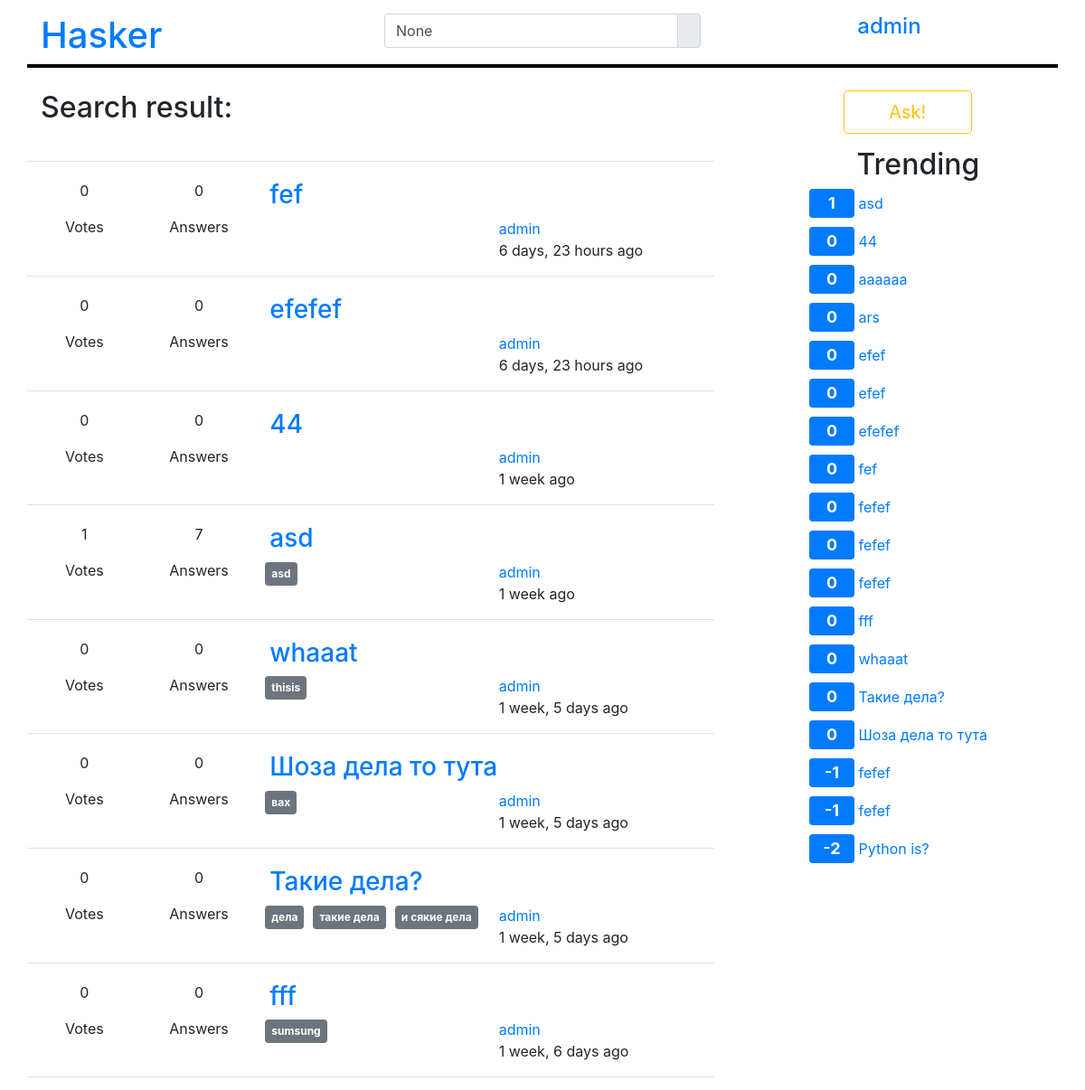
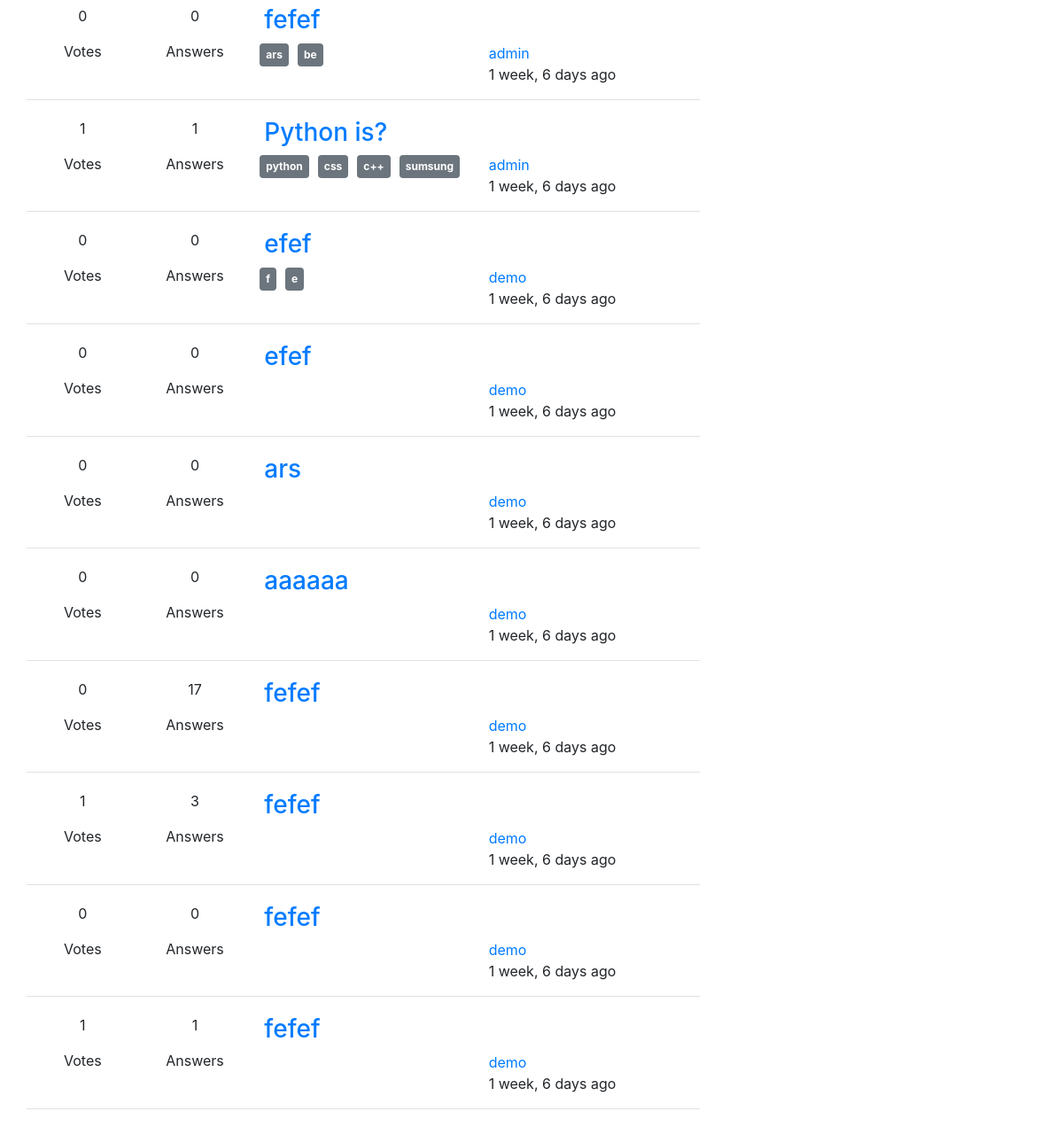
/search (signed in), run on the app's committed database (2 pictures, top to bottom).
### apps/users/models.py (models this page shows)
class User(AbstractUser):
    avatar = models.ImageField(upload_to=get_avatar_path, blank=True, null=True)
    def get_avatar_url(self):
        return self.avatar.url

### apps/qa/models.py (models this page shows, shortened)
class Question(models.Model):
    title = models.CharField(max_length=200)
    slug = models.SlugField(max_length=40)
    content = models.TextField()
    create_by = models.ForeignKey(User, related_name='questions')
    create_at = models.DateTimeField(auto_now_add=True)
    tags = models.ManyToManyField('Tag')
    vote_count = models.SmallIntegerField(default=0)
    def get_answers_number(self):
        return self.answers.count()
    def get_votes_number(self):
        if hasattr(self, 'question_votes'):
            votes = self.question_votes
            return votes.get_like_users_number() + votes.get_dislike_users_number()
        return 0
    class Meta:
        ordering = ['-create_at']

class Tag(models.Model):
    title = models.CharField(max_length=24)
    slug = models.SlugField(max_length=24)

### apps/votes/models.py (models this page shows, shortened)
class AbstractVote(models.Model):
    model = models.OneToOneField(VoteModelExample)
    like_users = models.ManyToManyField(User, related_name='like_answers')
    dislike_users = models.ManyToManyField(User, related_name='dislike_answers')
    class Meta:
        abstract = True
    def get_like_users_number(self):
        return self.like_users.count()
    def get_dislike_users_number(self):
        return self.dislike_users.count()

class QuestionVote(AbstractVote):
    model = models.OneToOneField(Question, related_name='question_votes')
    like_users = models.ManyToManyField(User, related_name='like_questions')
    dislike_users = models.ManyToManyField(User, related_name='dislike_questions')

### apps/qa/views.py (the view)
# urls.py: url(r'^search$', QuestionSearchListView.as_view(), name='search'),
class QuestionSearchListView(QuestionListView):
    template_name = 'qa/search.html'
    def get_queryset(self):
        queryset = super().get_queryset()
        search_string = self.request.GET.get('q', None)
        if search_string is not None:
            queryset = queryset.filter(title__icontains=search_string)
            queryset = queryset.order_by('title')
        return queryset
    def get_context_data(self, **kwargs):
        context = super().get_context_data(**kwargs)
        context['current_q'] = self.request.GET.get('q')
        return context

### apps/qa/context_processors.py (called while the page is built)
def ad(request):
    return {
        'trand_questions': Question.objects.order_by('-vote_count', 'title')[:20],
    }

### apps/qa/views.py (called while the page is built)
    def get_queryset(self):
        queryset = super(QuestionListView, self).get_queryset()
        order_by = self.request.GET.get('order_by', None)
        if order_by == 'hot':
            queryset = queryset.order_by('vote_count')
        return queryset

    def get_context_data(self, **kwargs):
        context = super(QuestionListView, self).get_context_data(**kwargs)
        order_by = self.request.GET.get('order_by', None)
        if order_by == 'hot':
            context['hot'] = True
        return context

### templates/qa/search.html (shortened to what this page needs)
{% extends 'base.html' %}
{% block header %}
    {% include 'includes/header.html' with search_value=current_q %}
{% endblock %}
{% block content %}
    <div class="row border-bottom">
        <h2 class="title col-12">Search result:</h2>
    </div>
    {% include 'includes/qa/include_questions.html' %}
{% endblock %}

### templates/includes/header.html (shortened to what this page needs)
<header>
    <div class="row" style="margin-top: 15px; border-bottom: 4px solid black">
        <div class="col-4">
            <h1><a href="{% url 'qa:list' %}">Hasker</a></h1>
        </div>
        <div class="col-4">
            <form action="{% url 'qa:search' %}">
                <div class="input-group mb-3">
                        <input type="text"
                               name="q"
                               class="form-control js-search"
                               value="{{ search_value }}"
                               placeholder="search"
                        >
                    <div class="input-group-append">
                        <span class="input-group-text">
                        </span>
                    </div>
                </div>
            </form>
        </div>
        <div class="col-4">
            {% if user.is_authenticated %}
                <div class="row">
                    <div class="offset-1 col4">
                        <a href="{% url 'users:setting' %}"><h4>{{ user.username }}</h4></a>
                    </div>
                </div>
            {% else %}
                <div class="row">
                    <a class="offset-6 col4 btn btn-link" href="{% url 'users:sign_in' %}">sign in</a>
                    <a class="btn col4 btn btn-outline-secondary" href="{% url 'users:sign_up' %}">sign up</a>
                </div>
            {% endif %}
        </div>
    </div>
</header>

### templates/includes/qa/include_questions.html (shortened to what this page needs)
{% load humanize %}
{% for question in questions %}
    <div class="row border-bottom question">
        <div class="col-2">
            <div class="row">
                <div class="col-12">
                    <p class="text-center">
                        {{ question.get_votes_number }}
                    </p>
                </div>
                <div class="col-12"><p class="text-center">Votes</p></div>
            </div>
        </div>
        <div class="col-2">
            <div class="row">
                <div class="col-12">
                    <p class="text-center">
                         {{ question.get_answers_number }}
                    </p>
                </div>
                <div class="col-12"><p class="text-center">Answers</p></div>
            </div>
        </div>
        <div class="col-8">
            <div class="row">
                <div class="col-12">
                    <a href="{% url 'qa:detail' question.slug %}"><h3>{{ question.title }}</h3></a>
                </div>
                <div class="col-12">
                    <div class="row">
                        <div class="col-6">
                            <div class="row">
                                {% include 'includes/qa/tag.html' %}
                            </div>
                        </div>
                        <div class="col-6">
                            <div class="row">
                                <div class="col-12">
                                    <a class="text-center" href="{% url 'qa:user' question.create_by.username %}">
                                        {{ question.create_by.username }}
                                    </a>
                                </div>
                                <div class="col-12"><p>{{ question.create_at|naturaltime }}</p></div>
                            </div>
                        </div>
                    </div>
                </div>
            </div>
        </div>
    </div>
{% endfor %}

### templates/includes/qa/tag.html
{% for tag in question.tags.all %}
        <a href="{% url 'qa:tag' tag.slug %}">
            <span class="badge badge-secondary tag">{{ tag.title }}</span>
        </a>
{% endfor %}

### templates/includes/trands.html
<div class="row align-items-center">
    <a class="offset-2 col-6 btn btn-outline-warning btn-lg" href="{% url 'qa:create' %}">Ask!</a>
    <h2 class="offset-2 col-6" style="margin-top: 15px">Trending</h2>
    <div class="row">
        {% for trand_question in trand_questions %}
            <div class="col-12">
                <span class="badge badge-primary trand_value">{{ trand_question.vote_count }}</span>
                <a href="{% url 'qa:detail' trand_question.slug %}">{{ trand_question.title }}</a>
            </div>
        {% endfor %}
    </div>
</div>

### static/css/styles.css (style rules this page uses)
.tag, .trand_value { margin-left: 10px !important; margin-bottom: 10px; padding: 7px !important; }
.trand_value { color: white; font-size: 18px; width: 50px; }
.title { margin-bottom: 40px; }
.border-bottom { border-bottom: 2px solid lightgray; margin-bottom: 20px; }

### data on the page
User: username "admin"
Question: get_votes_number "0", get_answers_number "0", title "fef", create_by.username "admin", create_at "6 days, 23 hours ago", vote_count "0"
Question: get_votes_number "0", get_answers_number "0", title "efefef", create_by.username "admin", create_at "6 days, 23 hours ago", vote_count "0"
Question: get_votes_number "0", get_answers_number "0", title "44", create_by.username "admin", create_at "1 week ago", vote_count "0"
Question: get_votes_number "1", get_answers_number "7", title "asd", create_by.username "admin", create_at "1 week ago", vote_count "1"
Tag: title "asd"
Question: get_votes_number "0", get_answers_number "0", title "whaaat", create_by.username "admin", create_at "1 week, 5 days ago", vote_count "0"
Tag: title "thisis"
Question: get_votes_number "0", get_answers_number "0", title "Шоза дела то тута", create_by.username "admin", create_at "1 week, 5 days ago", vote_count "0"
Tag: title "вах"
Question: get_votes_number "0", get_answers_number "0", title "Такие дела?", create_by.username "admin", create_at "1 week, 5 days ago", vote_count "0"
Tag: title "дела"
Tag: title "такие дела"
Tag: title "и сякие дела"
Question: get_votes_number "0", get_answers_number "0", title "fff", create_by.username "admin", create_at "1 week, 6 days ago", vote_count "0"
Tag: title "sumsung"
Question: get_votes_number "0", get_answers_number "0", title "fefef", create_by.username "admin", create_at "1 week, 6 days ago", vote_count "0"
Tag: title "ars"
Tag: title "be"
Question: get_votes_number "1", get_answers_number "1", title "Python is?", create_by.username "admin", create_at "1 week, 6 days ago", vote_count "-2"
Tag: title "python"
Tag: title "css"
Tag: title "c++"
Question: get_votes_number "0", get_answers_number "0", title "efef", create_by.username "demo", create_at "1 week, 6 days ago", vote_count "0"
Tag: title "f"
Tag: title "e"
Question: get_votes_number "0", get_answers_number "0", title "efef", create_by.username "demo", create_at "1 week, 6 days ago", vote_count "0"
Question: get_votes_number "0", get_answers_number "0", title "ars", create_by.username "demo", create_at "1 week, 6 days ago", vote_count "0"
Question: get_votes_number "0", get_answers_number "0", title "aaaaaa", create_by.username "demo", create_at "1 week, 6 days ago", vote_count "0"
Question: get_votes_number "0", get_answers_number "17", title "fefef", create_by.username "demo", create_at "1 week, 6 days ago", vote_count "0"
Question: get_votes_number "1", get_answers_number "3", title "fefef", create_by.username "demo", create_at "1 week, 6 days ago", vote_count "-1"
Question: get_votes_number "0", get_answers_number "0", title "fefef", create_by.username "demo", create_at "1 week, 6 days ago", vote_count "0"
Question: get_votes_number "1", get_answers_number "1", title "fefef", create_by.username "demo", create_at "1 week, 6 days ago", vote_count "-1"
